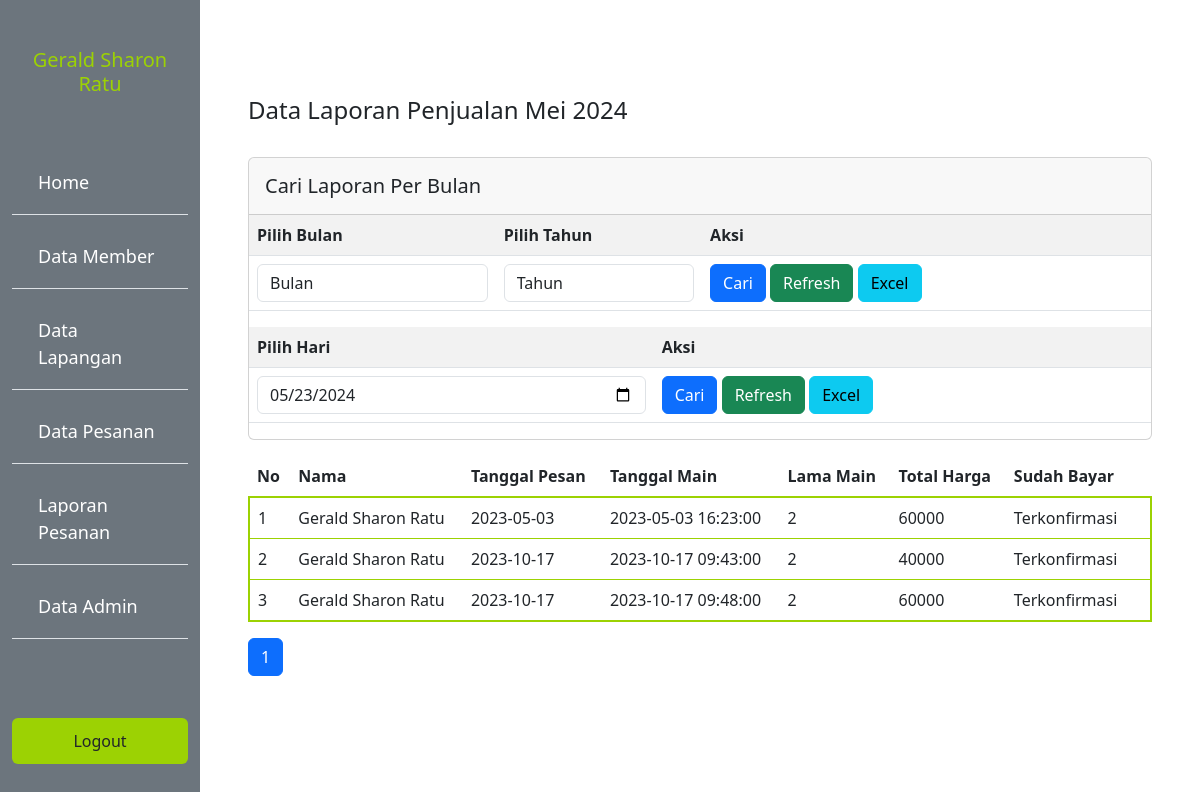
Page /admin/laporan.php (signed in) on the committed database.
### tables this page shows
CREATE TABLE `sewa` (
  `id_sewa` int(11) NOT NULL,
  `id_user` int(11) NOT NULL,
  `id_lapangan` int(11) NOT NULL,
  `tanggal_pesan` date NOT NULL DEFAULT current_timestamp(),
  `lama_sewa` int(11) NOT NULL,
  `jam_mulai` datetime NOT NULL,
  `jam_habis` datetime NOT NULL,
  `harga` int(11) NOT NULL,
  `total` int(11) NOT NULL
);

CREATE TABLE `user` (
  `id_user` int(11) NOT NULL,
  `email` varchar(50) NOT NULL,
  `password` varchar(32) NOT NULL,
  `no_handphone` varchar(20) NOT NULL,
  `jenis_kelamin` varchar(10) NOT NULL,
  `nama_lengkap` varchar(60) NOT NULL,
  `alamat` text NOT NULL,
  `foto` text NOT NULL
);

CREATE TABLE `bayar` (
  `id_bayar` int(11) NOT NULL,
  `id_sewa` int(11) NOT NULL,
  `bukti` text NOT NULL,
  `tanggal_upload` date NOT NULL DEFAULT current_timestamp(),
  `konfirmasi` varchar(50) NOT NULL DEFAULT 'Belum'
);

### functions.php (called while the page is built, shortened)
<?php
$conn = mysqli_connect("localhost", "root", "", "putsalan");
function query($query)
{
  global $conn;
  $result = mysqli_query($conn, $query);
  $rows = [];
  while ($row = mysqli_fetch_assoc($result)) {
    $rows[] = $row;
  }
  return $rows;
}

### admin/laporan.php (the view, shortened to what this page needs)
<?php
require "../functions.php";
$jmlHalamanPerData = 5;
$jumlahData = count(query("SELECT sewa.id_sewa,user.nama_lengkap,sewa.tanggal_pesan,sewa.jam_mulai,sewa.lama_sewa,sewa.total,bayar.bukti,bayar.konfirmasi
FROM sewa
JOIN user ON sewa.id_user = user.id_user
JOIN bayar ON sewa.id_sewa = bayar.id_sewa"));
$jmlHalaman = ceil($jumlahData / $jmlHalamanPerData);
if (isset($_GET["halaman"])) {
  $halamanAktif = $_GET["halaman"];
} else {
  $halamanAktif = 1;
}
$awalData = ($jmlHalamanPerData * $halamanAktif) - $jmlHalamanPerData;
$pesan = query("SELECT sewa.id_sewa,user.nama_lengkap,sewa.tanggal_pesan,sewa.jam_mulai,sewa.lama_sewa,sewa.total,bayar.bukti,bayar.konfirmasi
FROM sewa
JOIN user ON sewa.id_user = user.id_user
JOIN bayar ON sewa.id_sewa = bayar.id_sewa LIMIT $awalData, $jmlHalamanPerData");
$bulan_tes =array(
  '01'=>"Januari",
  '02'=>"Februari",
  '03'=>"Maret",
  '04'=>"April",
  '05'=>"Mei",
  '06'=>"Juni",
  '07'=>"Juli",
  '08'=>"Agustus",
  '09'=>"September",
  '10'=>"Oktober",
  '11'=>"November",
  '12'=>"Desember"
);
?>
<!DOCTYPE html>
<html lang="en">
<head>
  <link rel="stylesheet" href="../style.css">
  <link rel="stylesheet" href="https://cdn.datatables.net/1.13.4/css/jquery.dataTables.css" />
  <link href="https://cdn.jsdelivr.net/npm/bootstrap@5.3.0-alpha1/dist/css/bootstrap.min.css" rel="stylesheet">
</head>
<body>
  <div class="container-fluid">
    <div class="row min-vh-100">
      <div class="sidebar col-2 bg-secondary">
        <h5 class="mt-5 judul text-center"><?= $_SESSION["username"]; ?></h5>
        <ul class="list-group list-group-flush">
          <li class="list-group-item bg-transparent"><a href="home.php">Home</a></li>
          <li class="list-group-item bg-transparent"><a href="member.php">Data Member</a></li>
          <li class="list-group-item bg-transparent"><a href="lapangan.php">Data Lapangan</a></li>
          <li class="list-group-item bg-transparent"><a href="pesan.php">Data Pesanan</a></li>
          <li class="list-group-item bg-transparent"><a href="laporan.php">Laporan Pesanan</a></li>
          <li class="list-group-item bg-transparent"><a href="admin.php">Data Admin</a></li>
          <li class="list-group-item bg-transparent"></li>
        </ul>
        <a href="../logout.php" class="mt-5 btn btn-inti text-dark">Logout</a>
      </div>
      <div class="col-10 p-5 mt-5">
        <div class="col-md-12">
     <h4>
       <?php if(!empty($_GET['cari'])){ ?>
       Data Laporan Penjualan <?= $bulan_tes[$_POST['bln']];?> <?= $_POST['thn'];?>
       <?php }elseif(!empty($_GET['hari'])){?>
       Data Laporan Penjualan <?= $_POST['hari'];?>
       <?php }else{?>
       Data Laporan Penjualan <?= $bulan_tes[date('m')];?> <?= date('Y');?>
       <?php }?>
     </h4>
     <br />
     <div class="card">
       <div class="card-header">
         <h5 class="card-title mt-2">Cari Laporan Per Bulan</h5>
       </div>
       <div class="card-body p-0">
         <form method="post" action="laporan.php?page=laporan&cari=ok">
           <table class="table table-striped">
             <tr>
               <th>
                 Pilih Bulan
               </th>
               <th>
                 Pilih Tahun
               </th>
               <th>
                 Aksi
               </th>
             </tr>
             <tr>
               <td>
                 <select name="bln" class="form-control">
                   <option selected="selected">Bulan</option>
                 </select>
               </td>
               <td>
                 <?php
								echo "<select name='thn' class='form-control'>";
								echo '
								<option selected="selected">Tahun</option>';
								echo "</select>";
							?>
               </td>
               <td>
                 <button class="btn btn-primary">
                   <i class="fa fa-search"></i> Cari
                 </button>
                 <a href="index.php?page=laporan" class="btn btn-success">
                   <i class="fa fa-refresh"></i> Refresh</a>
                 <?php if(!empty($_GET['cari'])){?>
                 <a href="excel.php?cari=yes&bln=<?=$_POST['bln'];?>&thn=<?=$_POST['thn'];?>" class="btn btn-info"><i
                     class="fa fa-download"></i>
                   Excel</a>
                 <?php }else{?>
                 <a href="excel.php" class="btn btn-info"><i class="fa fa-download"></i>
                   Excel</a>
                 <?php }?>
               </td>
             </tr>
           </table>
         </form>
         <form method="post" action="index.php?page=laporan&hari=cek">
           <table class="table table-striped">
             <tr>
               <th>
                 Pilih Hari
               </th>
               <th>
                 Aksi
               </th>
             </tr>
             <tr>
               <td>
                 <input type="date" value="<?= date('Y-m-d');?>" class="form-control" name="hari">
               </td>
               <td>
                 <button class="btn btn-primary">
                   <i class="fa fa-search"></i> Cari
                 </button>
                 <a href="laporan.php?page=laporan" class="btn btn-success">
                   <i class="fa fa-refresh"></i> Refresh</a>
                 <?php if(!empty($_GET['hari'])){?>
                 <a href="excel.php?hari=cek&tgl=<?= $_POST['hari'];?>" class="btn btn-info"><i
                     class="fa fa-download"></i>
                   Excel</a>
                 <?php }else{?>
                 <a href="excel.php" class="btn btn-info"><i class="fa fa-download"></i>
                   Excel</a>
                 <?php }?>
               </td>
             </tr>
           </table>
         </form>
       </div>
     </div>
     <table class="table table-hover mt-3">
          <thead class="table-inti">
            <tr>
              <th scope="col">No</th>
              <th scope="col">Nama</th>
              <th scope="col">Tanggal Pesan</th>
              <th scope="col">Tanggal Main</th>
              <th scope="col">Lama Main</th>
              <th scope="col">Total Harga</th>
              <th scope="col">Sudah Bayar</th>
              <th scope="col"></th>
            </tr>
          </thead>
          <tbody class="text">
            <?php $i = 1; ?>
            <?php foreach ($pesan as $row) : ?>
              <tr>
                <td><?= $i++; ?></td>
                <td><?= $row["nama_lengkap"]; ?></td>
                <td><?= $row["tanggal_pesan"]; ?></td>
                <td><?= $row["jam_mulai"]; ?></td>
                <td><?= $row["lama_sewa"]; ?></td>
                <td><?= $row["total"]; ?></td>
                <td><?= $row["konfirmasi"]; ?></td>
                <td>
                </td>
              </tr>
            <?php endforeach; ?>
          </tbody>
        </table>
        <ul class="pagination">
          <?php for ($i = 1; $i <= $jmlHalaman; $i++) : ?>
            <?php if ($i == $halamanAktif) : ?>
              <li class="page-item active"><a class="page-link" href="?halaman=<?= $i; ?>"><?= $i; ?></a></li>
            <?php else : ?>
              <li class="page-item "><a class="page-link" href="?halaman=<?= $i; ?>"><?= $i; ?></a></li>
            <?php endif; ?>
          <?php endfor; ?>
        </ul>
      </div>
</body>
</html>

### style.css (style rules this page uses)
:root { --primary: #9cd203; --hover: #79a300; --bg: #eeeeee; }
.table-inti { background-color: var(--primary); }
.judul { color: var(--primary); }
.text { border: 2px solid var(--primary); border-radius: 8px; background-color: var(--bg); }
.btn-inti { background-color: var(--primary) !important; }
.sidebar ul { list-style: none; margin-top: 50px; }
.sidebar li { color: white; text-decoration: none; font-size: 18px; margin: 5px 0; }
.sidebar a { display: block; color: white; padding: 10px; text-decoration: none; }

### rows in the picture
sewa: id_user.nama_lengkap "Gerald Sharon Ratu", tanggal_pesan "2023-05-03", jam_mulai "2023-05-03 16:23:00", lama_sewa "2", total "60000", bayar.konfirmasi "Terkonfirmasi"
sewa: id_user.nama_lengkap "Gerald Sharon Ratu", tanggal_pesan "2023-10-17", jam_mulai "2023-10-17 09:43:00", lama_sewa "2", total "40000", bayar.konfirmasi "Terkonfirmasi"
sewa: id_user.nama_lengkap "Gerald Sharon Ratu", tanggal_pesan "2023-10-17", jam_mulai "2023-10-17 09:48:00", lama_sewa "2", total "60000", bayar.konfirmasi "Terkonfirmasi"

### other values in the picture
$_SESSION["username"] "Gerald Sharon Ratu"
